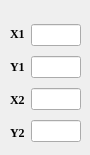
     <widget class="QWidget" name="page_3">
      <widget class="QWidget" name="layoutWidget8">
       <property name="geometry">
        <rect>
         <x>10</x>
         <y>20</y>
         <width>71</width>
         <height>126</height>
        </rect>
       </property>
       <layout class="QHBoxLayout" name="horizontalLayout_2">
        <item>
         <layout class="QVBoxLayout" name="verticalLayout_5">
          <item>
           <widget class="QLabel" name="label_3">
            <property name="font">
             <font>
              <family>Times New Roman</family>
              <italic>false</italic>
              <bold>true</bold>
             </font>
            </property>
            <property name="text">
             <string>X1</string>
            </property>
           </widget>
          </item>
          <item>
           <widget class="QLabel" name="label_4">
            <property name="font">
             <font>
              <family>Times New Roman</family>
              <italic>false</italic>
              <bold>true</bold>
             </font>
            </property>
            <property name="text">
             <string>Y1</string>
            </property>
           </widget>
          </item>
          <item>
           <widget class="QLabel" name="label_13">
            <property name="font">
             <font>
              <family>Times New Roman</family>
              <italic>false</italic>
              <bold>true</bold>
             </font>
            </property>
            <property name="text">
             <string>X2</string>
            </property>
           </widget>
          </item>
          <item>
           <widget class="QLabel" name="label_12">
            <property name="font">
             <font>
              <family>Times New Roman</family>
              <italic>false</italic>
              <bold>true</bold>
             </font>
            </property>
            <property name="text">
             <string>Y2</string>
            </property>
           </widget>
          </item>
         </layout>
        </item>
        <item>
         <layout class="QVBoxLayout" name="verticalLayout_4">
          <item>
           <widget class="QLineEdit" name="inputXReta"/>
          </item>
          <item>
           <widget class="QLineEdit" name="inputYReta"/>
          </item>
          <item>
           <widget class="QLineEdit" name="inputXReta_2"/>
          </item>
          <item>
           <widget class="QLineEdit" name="inputYReta_2"/>
          </item>
         </layout>
        </item>
       </layout>
      </widget>
     </widget>
